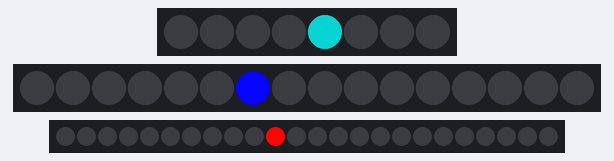
Recording of a sketch running on a simulated Arduino Uno, built with avr-gcc and run on an emulated ATmega328P. Shown: 8 RGB LEDs in strip order, left to right, 16 RGB LEDs in strip order, left to right, 24 RGB LEDs in strip order, left to right. Dim RGB values are drawn brighter than linear; the local clock reads 2024-03-15 10:24:30 at power-on unless the sketch sets it.

Above: at 0.1 s.
At 8.1 s:
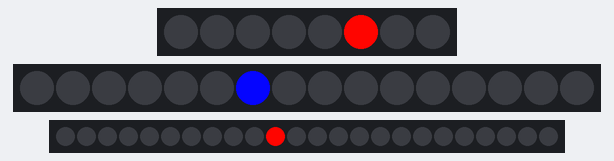
At 15.2 s:
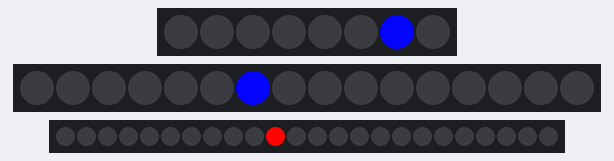
At 23.2 s:
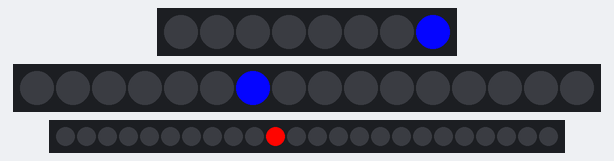
At 38.4 s:
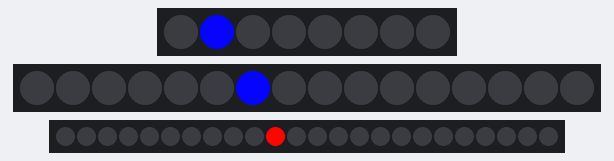
At 53.5 s:
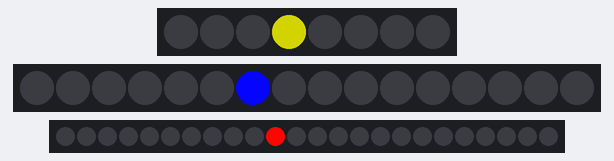
Timing chart, 0 to 129.5 s (numbered marks = the images above):
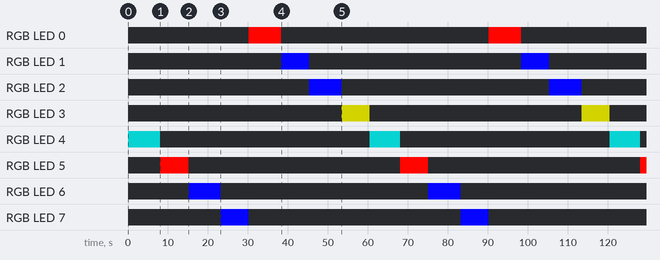

The sketch:

neopixel_ring_clock.ino
```cpp
#include <FastLED.h>
 //RTCLib by Adafruit x DS1307
#include "RTClib.h"

RTC_DS1307 rtc;
CRGB hled[24];
CRGB mled[16];
CRGB sled[8];

void setup() {
  Serial.begin(9600);
  clearleds();
  if (!rtc.begin()) {
    Serial.println("verifica le connessioni all'RTC");
    Serial.flush();
    abort();
  }
  if (!rtc.isrunning()) {
    Serial.println("RTC non configurato!");
    rtc.adjust(DateTime(F(__DATE__), F(__TIME__)));
    // rtc.adjust(DateTime(2014, 1, 21, 3, 0, 0));
  }
}

void loop() {
  DateTime now = rtc.now();
  showHour(now.hour());
  showMinute(now.minute());
  showSecond(now.second());
  FastLED.show();
  delay(500);
  //Serial.println(now.second());
}
void clearleds() {
  FastLED.addLeds < WS2812, 2, GRB > (sled, 8);
  for (int i = 0; i < 8; i++) {
    sled[i] = CRGB(0, 0, 0);
  }
  FastLED.addLeds < WS2812, 4, GRB > (mled, 16);
  for (int i = 0; i < 16; i++) {
    mled[i] = CRGB(0, 0, 0);
  }
  FastLED.addLeds < WS2812, 3, GRB > (hled, 24);
  for (int i = 0; i < 24; i++) {
    hled[i] = CRGB(0, 0, 0);
  }
  FastLED.show();
}

void showHour(int h) {
  int r, g, b = 0;
  pickcolor(h, & r, & g, & b);
  hled[h] = CRGB(r, g, b);
  if (h > 0) hled[h - 1] = CRGB(0, 0, 0);
  else hled[23] = CRGB(0, 0, 0);
}

void showMinute(int m) {
  int n = map(m, 0, 60, 0, 16);
  int r, g, b = 0;
  pickcolor(n, & r, & g, & b);
  mled[n] = CRGB(r, g, b);
  if (n > 0) mled[n - 1] = CRGB(0, 0, 0);
  else mled[15] = CRGB(0, 0, 0);
}

void showSecond(int s) {
  int n = map(s, 0, 60, 0, 8);
  int r, g, b = 0;
  pickcolor(n, & r, & g, & b);
  sled[n] = CRGB(r, g, b);
  if (n > 0) sled[n - 1] = CRGB(0, 0, 0);
  else sled[7] = CRGB(0, 0, 0);
}

void pickcolor(int n, int *r, int *g, int *b){
  switch(n%5){
    case 0:
    *r = 255;
    break;
    case 1:
    *b = 255;
    break;
    case 2:
    *b = 255;
    break;
    case 3:
    *r = 127;
    *g = 127;
    break;
    case 4:
    *g = 127;
    *b = 127;
    break;
  }
}
```

Measured:
- by itself, RGB LED 0: alternates RGB(255, 5, 0) for 8.1 s and off for 51.9 s
- by itself, RGB LED 1, RGB LED 7: alternates RGB(5, 5, 255) for 7.1 s and off for 52.9 s
- by itself, RGB LED 2, RGB LED 6: alternates RGB(5, 5, 255) for 8.1 s and off for 51.9 s
- by itself, RGB LED 3: alternates RGB(127, 127, 0) for 7.1 s and off for 52.9 s
- by itself, RGB LED 4: alternates RGB(5, 127, 127) for 7.6 s and off for 52.4 s
- by itself, RGB LED 5: alternates RGB(255, 5, 0) for 7.1 s and off for 52.9 s
- what the display in image 1 shows lasts 7.0 s, from 8.1 s to 15.1 s
